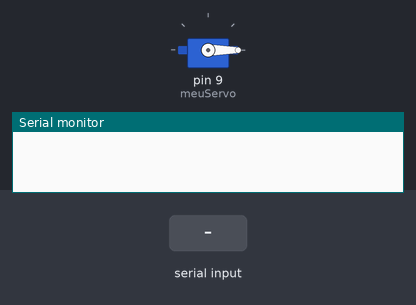
The sketch below on a simulated Arduino Uno, built with avr-gcc and run on an emulated ATmega328P. Shown: servo, the last lines printed to the serial monitor. Inputs (shaded band) come from the test bench.

Above: at 1.2 s.
1.3 s: "RUN\n" received over Serial
At 2.3 s:
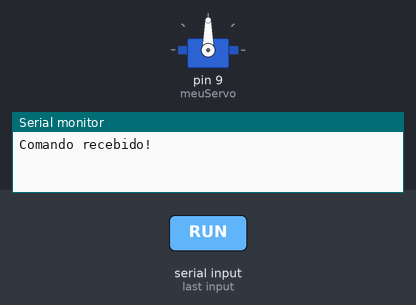
Timing chart, 0 to 5.3 s (numbered marks = the images above; inputs shaded):
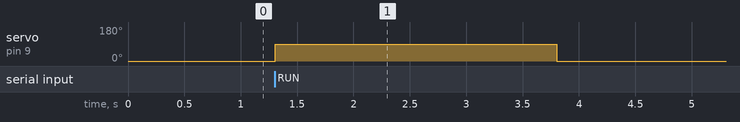

The sketch:

acionamento_remoto.ino
```cpp
#include <Servo.h>

Servo meuServo;

void setup() {
  Serial.begin(9600);
  meuServo.attach(9);
  meuServo.write(0);

}

void loop() {
  if (Serial.available() > 0) {
    String cmd = Serial.readStringUntil('\n');
    cmd.trim();
    if (cmd == "RUN") {
      Serial.println("Comando recebido!");
      meuServo.write(90);
      delay(2500);
      meuServo.write(0);
      Serial.println("OK");
    }
  }
}
```

Measured:
- after the input at 1.3 s, servo on pin 9 (meuServo): 0° → 90° at once, → 0° 2.5 s later
